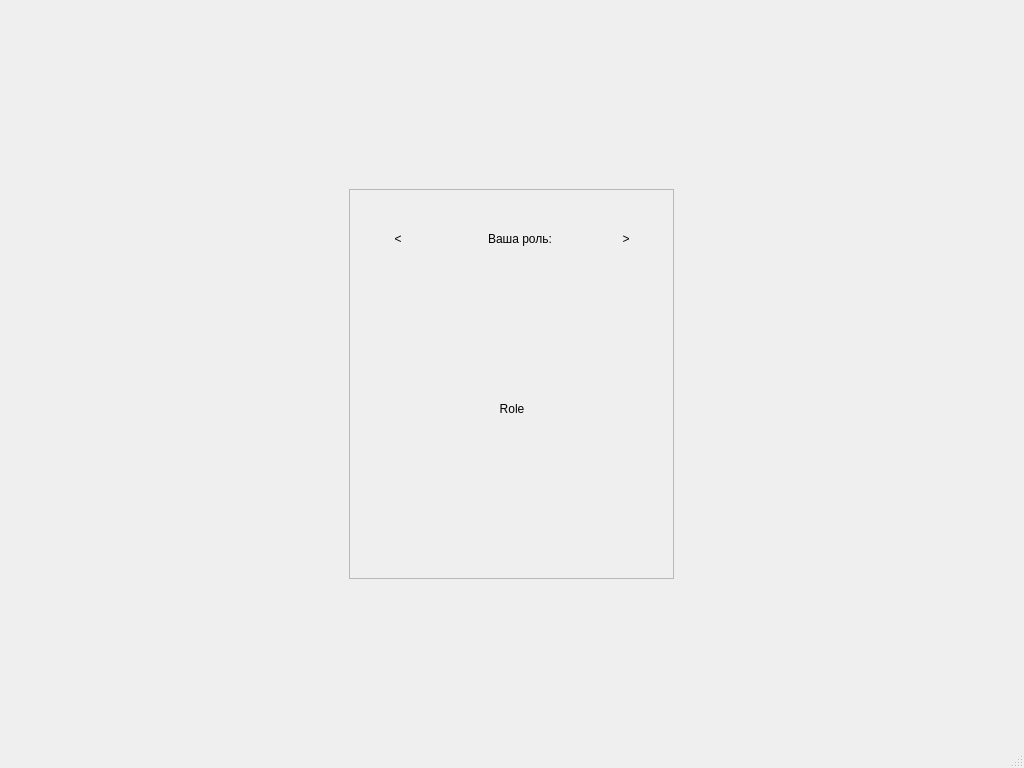
<?xml version="1.0" encoding="UTF-8"?>
<ui version="4.0">
 <class>MainWindowRandomRole</class>
 <widget class="QMainWindow" name="MainWindowRandomRole">
  <property name="geometry">
   <rect>
    <x>0</x>
    <y>0</y>
    <width>1024</width>
    <height>768</height>
   </rect>
  </property>
  <property name="windowTitle">
   <string>Получена случайная роль</string>
  </property>
  <widget class="QWidget" name="centralwidget">
   <widget class="QFrame" name="frame">
    <property name="geometry">
     <rect>
      <x>349</x>
      <y>189</y>
      <width>325</width>
      <height>390</height>
     </rect>
    </property>
    <property name="frameShape">
     <enum>QFrame::StyledPanel</enum>
    </property>
    <property name="frameShadow">
     <enum>QFrame::Plain</enum>
    </property>
    <property name="lineWidth">
     <number>5</number>
    </property>
    <property name="midLineWidth">
     <number>5</number>
    </property>
   </widget>
   <widget class="QLabel" name="labelBack">
    <property name="geometry">
     <rect>
      <x>374</x>
      <y>215</y>
      <width>48</width>
      <height>48</height>
     </rect>
    </property>
    <property name="text">
     <string>&lt;</string>
    </property>
    <property name="alignment">
     <set>Qt::AlignCenter</set>
    </property>
   </widget>
   <widget class="QLabel" name="labelNext">
    <property name="geometry">
     <rect>
      <x>602</x>
      <y>215</y>
      <width>48</width>
      <height>48</height>
     </rect>
    </property>
    <property name="text">
     <string>&gt;</string>
    </property>
    <property name="alignment">
     <set>Qt::AlignCenter</set>
    </property>
   </widget>
   <widget class="QLabel" name="labelInfo">
    <property name="geometry">
     <rect>
      <x>486</x>
      <y>228</y>
      <width>68</width>
      <height>21</height>
     </rect>
    </property>
    <property name="text">
     <string>Ваша роль:</string>
    </property>
    <property name="alignment">
     <set>Qt::AlignCenter</set>
    </property>
   </widget>
   <widget class="QLabel" name="labelRole">
    <property name="geometry">
     <rect>
      <x>422</x>
      <y>279</y>
      <width>180</width>
      <height>260</height>
     </rect>
    </property>
    <property name="text">
     <string>Role</string>
    </property>
    <property name="alignment">
     <set>Qt::AlignCenter</set>
    </property>
   </widget>
  </widget>
  <widget class="QMenuBar" name="menubar">
   <property name="geometry">
    <rect>
     <x>0</x>
     <y>0</y>
     <width>1024</width>
     <height>21</height>
    </rect>
   </property>
  </widget>
  <widget class="QStatusBar" name="statusbar"/>
 </widget>
 <resources/>
 <connections/>
</ui>
